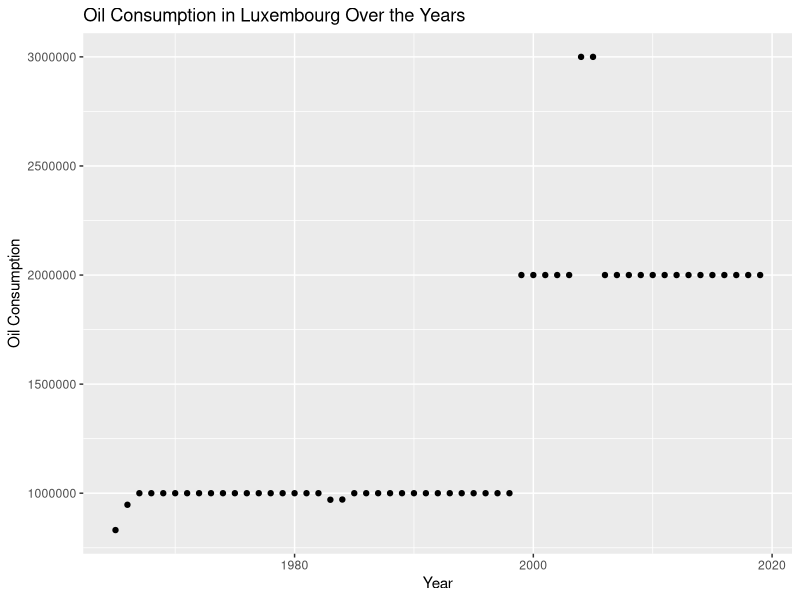
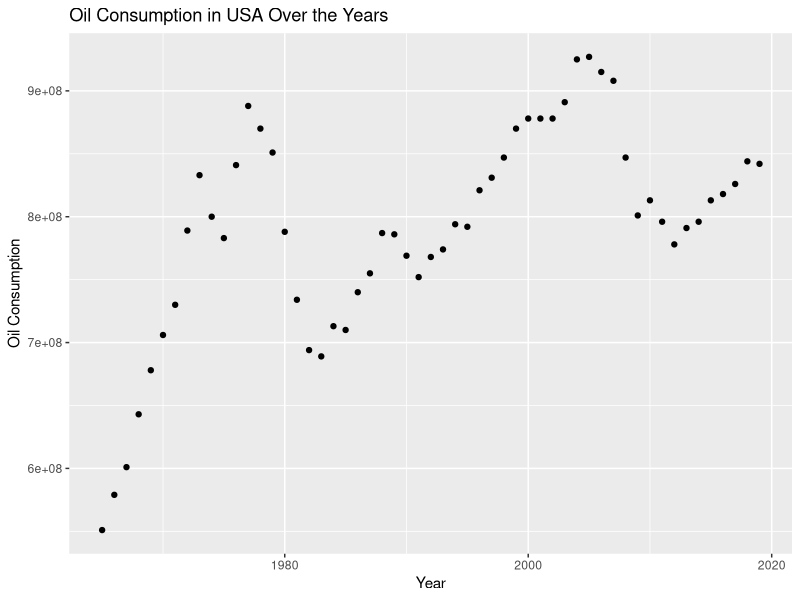
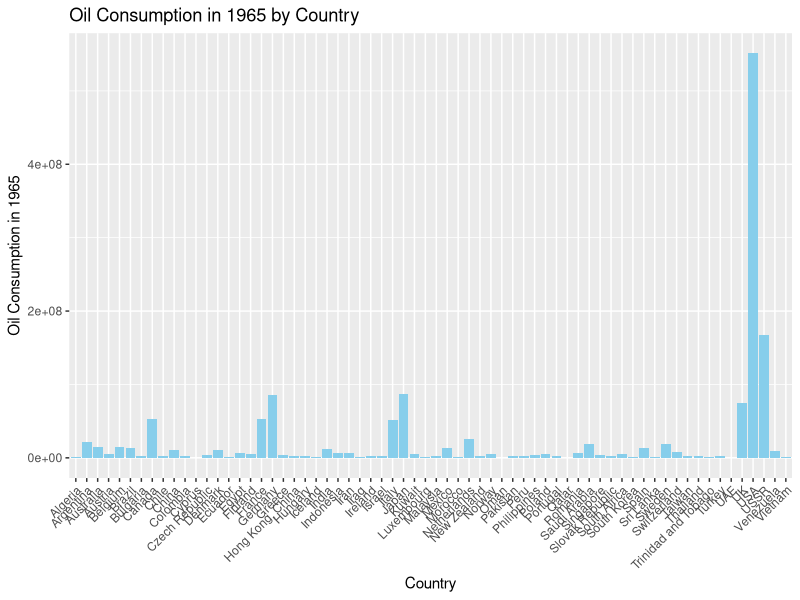
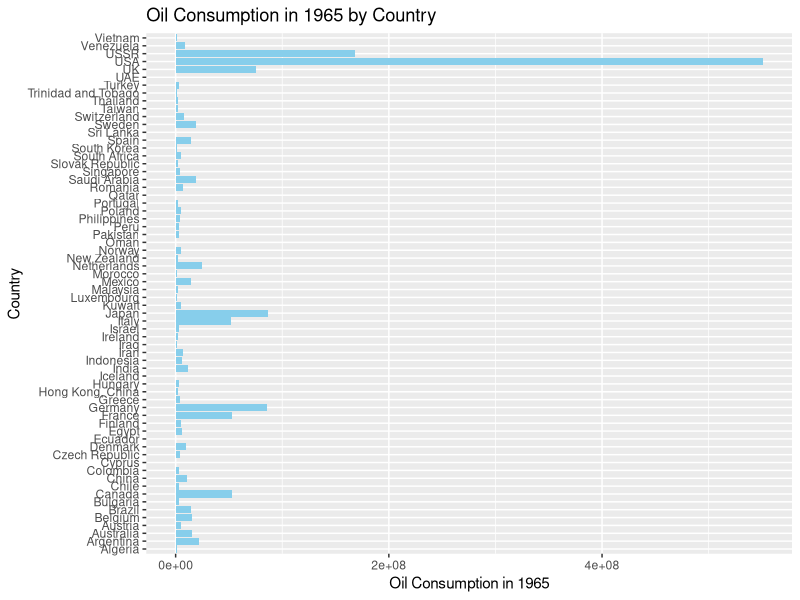
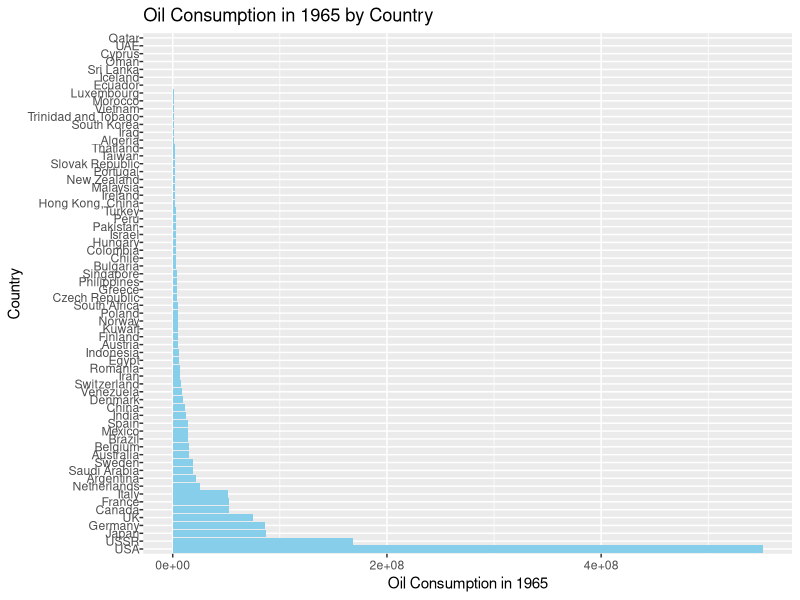
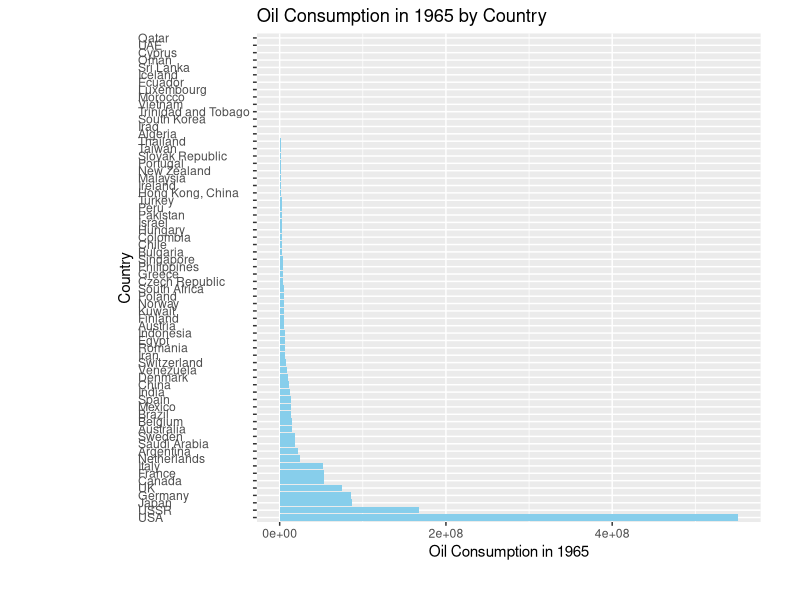

Recreate these plots in R, in order. (Note: this script raises an error after producing the figures.)
## ---- chunk 1
library(tidyverse)
## ---- chunk 2
# Read the CSV file
oil_data <- read.csv("data/oil_consumption_total.csv")
oil_tibble <- as.tibble(oil_data)
print(oil_tibble)

column_names <- colnames(oil_tibble)

# Skip the first element and remove 'X' from the rest
new_column_names <- c("country", substring(column_names[-1], 2))
colnames(oil_tibble) <- new_column_names

oil_tibble <- oil_tibble |> 
  mutate_all(~na_if(.,""))
print(oil_tibble)
# Now, 'oil_tibble' has empty values replaced with NA

# Function to convert units to numeric
convert_units <- function(x) {
  # Extract numeric part
  numeric_part <- as.numeric(str_extract(x, "\\d+"))

  # Extract unit part
  unit_part <- str_extract(x, "[A-Za-z]+")

  # Convert units to multiplier
  multiplier <- case_when(
    toupper(unit_part) == "K" ~ 1e3,
    toupper(unit_part) == "M" ~ 1e6,
    TRUE ~ 1
  )

  # Multiply numeric part with the multiplier
  result <- as.integer(numeric_part * multiplier)

  return(result)
}


oil_tibble <- oil_tibble |> 
  mutate(across(-country, convert_units))

print(oil_tibble)
## ---- chunk 3
library(ggplot2)

lux_data <- oil_tibble |> 
  filter(country == "Luxembourg")

# Extract years and corresponding oil consumption
years <- names(lux_data)[2:length(lux_data)]
#print(years)
oil_consumption <- unlist(lux_data[, 2:length(lux_data)])

# Create a data frame for plotting
lux_plot_data <- data.frame(Year = as.numeric(years), Oil_Consumption = oil_consumption) 
# Plot the data
ggplot(lux_plot_data, aes(x = Year, y = Oil_Consumption)) +
  geom_point() +
  labs(title = "Oil Consumption in Luxembourg Over the Years",
       x = "Year",
       y = "Oil Consumption")

## ---- chunk 4
library(ggplot2)
usa_data <- oil_tibble |> 
  filter(country == "USA")

# Extract years and corresponding oil consumption
years <- names(usa_data)[2:length(usa_data)]
#print(years)
oil_consumption <- unlist(usa_data[, 2:length(usa_data)])

# Create a data frame for plotting
usa_plot_data <- data.frame(Year = as.numeric(years), Oil_Consumption = oil_consumption) 
# Plot the data
ggplot(usa_plot_data, aes(x = Year, y = Oil_Consumption)) +
  geom_point() +
  labs(title = "Oil Consumption in USA Over the Years",
       x = "Year",
       y = "Oil Consumption")

## ---- chunk 5
library(ggplot2)

# Filter rows where oil consumption in 1965 is not NA
plot_data <- oil_tibble |> 
  filter(!is.na(`1965`))

# Plot the data in a bar plot
ggplot(plot_data, aes(x = country, y = `1965`)) +
  geom_bar(stat = "identity", fill = "skyblue") +
  labs(title = "Oil Consumption in 1965 by Country",
       x = "Country",
       y = "Oil Consumption in 1965") +
  theme(axis.text.x = element_text(angle = 45, hjust = 1))  # Rotate x-axis labels for better visibility

## ---- chunk 6
library(ggplot2)

# Filter rows where oil consumption in 1965 is not NA
plot_data <- oil_tibble |> 
  filter(!is.na(`1965`))

# Plot the data in a bar plot with switched x and y values
ggplot(plot_data, aes(x = `1965`, y = country)) +
  geom_bar(stat = "identity", fill = "skyblue") +
  labs(title = "Oil Consumption in 1965 by Country",
       x = "Oil Consumption in 1965",
       y = "Country") +
  theme(axis.text.y = element_text(angle = 0, hjust = 1))  # Adjust y-axis labels if needed

## ---- chunk 7
library(ggplot2)

# Filter rows where oil consumption in 1965 is not NA
plot_data <- oil_tibble |> 
  filter(!is.na(`1965`))

# Plot the data in a horizontal bar plot with switched x and y values
ggplot(plot_data, aes(x = `1965`, y = reorder(country, -`1965`))) +
  geom_bar(stat = "identity", fill = "skyblue") +
  labs(title = "Oil Consumption in 1965 by Country",
       x = "Oil Consumption in 1965",
       y = "Country") +
  theme(axis.text.y = element_text(hjust = 1, margin = margin(t = 0.8, b = 0.1)))  # Adjust y-axis labels
## ---- chunk 8

library(ggplot2)

# Filter rows where oil consumption in 1965 is not NA
plot_data <- oil_tibble |> 
  filter(!is.na(`1965`))

# Plot the data in a horizontal bar plot with switched x and y values
ggplot(plot_data, aes(x = `1965`, y = reorder(country, -`1965`))) +
  geom_bar(stat = "identity", fill = "skyblue") +
  labs(title = "Oil Consumption in 1965 by Country",
       x = "Oil Consumption in 1965",
       y = "Country") +
  theme(axis.text.y = element_text(hjust = 0),
        plot.margin = margin(0.2, 1, 1, 3, unit = "cm"))  # Adjust right margin

## ---- chunk 9
library(ggplot2)

# Filter rows where oil consumption in 1965 is not NA
plot_data <- oil_tibble |> 
  filter(!is.na(`1965`))

# Plot the data in a horizontal bar plot with a legend
ggplot(plot_data, aes(x = `1965`, y = country, fill = country)) +
  geom_histogram() +
  labs(title = "Oil Consumption in 1965 by Country",
       x = "Oil Consumption in 1965",
       y = "Country") +
  theme(legend.position = "bottom") +  # Adjust legend position
  guides(fill = guide_legend(nrow = 2, byrow = TRUE))  # Adjust legend layout


## ---- chunk 10

library(ggplot2)

# Filter rows where oil consumption in 1965 is not NA
plot_data <- oil_tibble %>%
  filter(!is.na(`1965`))

# Create a unique color for each country
country_colors <- rainbow(length(unique(plot_data$country)))

# Map colors to countries
plot_data$color <- country_colors[match(plot_data$country, unique(plot_data$country))]

# Plot the data with legend
ggplot(plot_data, aes(x = `1965`, y = country, fill = color)) +
  geom_histogram() +
  labs(title = "Oil Consumption in 1965 by Country",
       x = "Oil Consumption in 1965") +
  theme(legend.position = "bottom") +
  guides(fill = guide_legend(override.aes = list(color = country_colors),
                             title = "Country"))

## ---- chunk 11
library(ggplot2)

# Filter rows where oil consumption in 1965 is not NA
plot_data <- oil_tibble %>%
  filter(!is.na(`1965`))

# Order the data by oil consumption in 1965 in descending order and take the top 10
top_10_data <- plot_data |> 
  arrange(desc(`1965`)) |> 
  slice(1:10)

# Plot the data without legend
ggplot(top_10_data, aes(x = `1965`, y = reorder(country, -`1965`), fill = country)) +
  geom_bar(stat = "identity") +
  labs(title = "Top 10 Oil Consumption in 1965",
       x = "Oil Consumption in 1965",
       y = "Country") +
  theme(legend.position = "none")


## ---- chunk 12
library(ggplot2)

# Filter rows where oil consumption in 1965 is not NA
plot_data <- oil_tibble |> 
  filter(!is.na(`1965`))

# Order the data by oil consumption in 1965 in descending order and take the top 10
top_10_data <- plot_data |> 
  arrange(desc(`1965`)) |> 
  slice(1:10)

# Plot the data without legend in a polar bar plot
ggplot(top_10_data, aes(x = "", y = `1965`, fill = country)) +
  geom_bar(stat = "identity", width = 1) +
  coord_polar(theta = "y") +
  labs(title = "Top 10 Oil Consumption in 1965",
       x = NULL,
       y = "Oil Consumption in 1965") +
  theme()

## ---- chunk 13
library(tidyverse)
maximal_minimal_temperature <- readxl::read_excel("data/Temperature.xlsx")
print(maximal_minimal_temperature)

